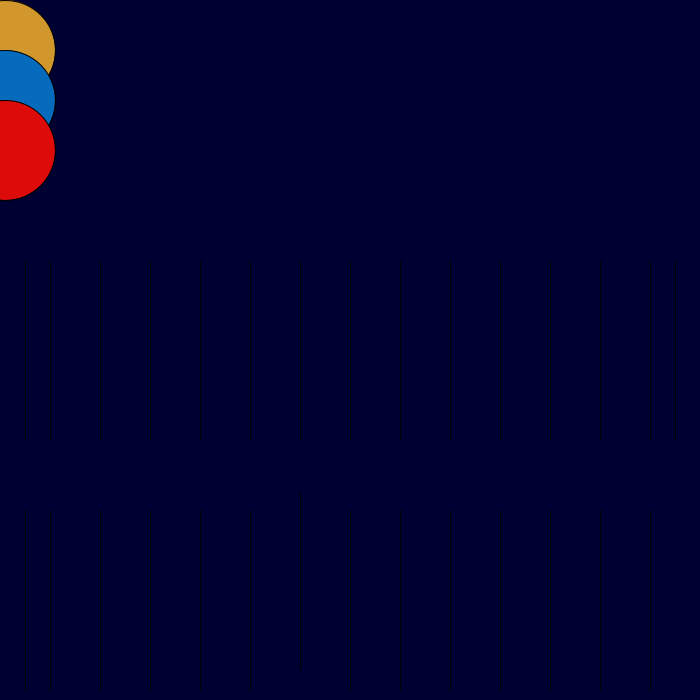
Frame 1 (no input)
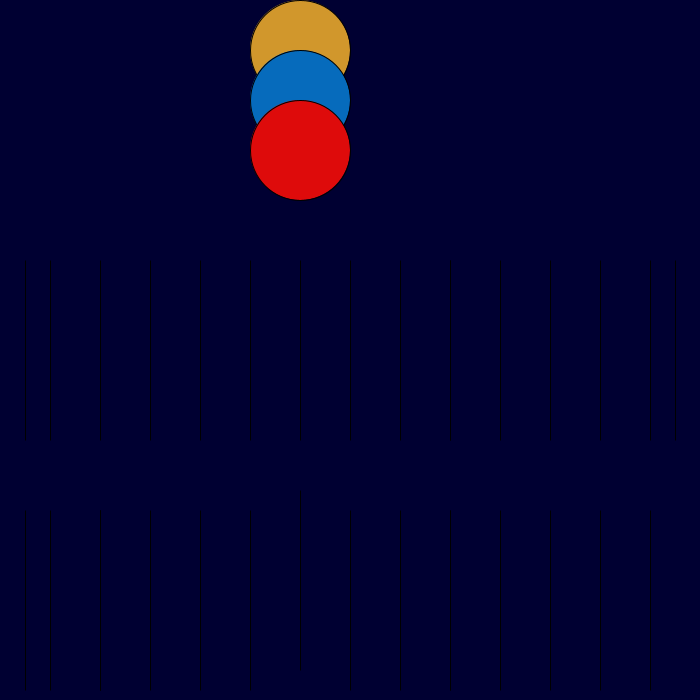
Frame 60 (the mouse pressed at the canvas centre just before this capture)
Frame 120 (the mouse held since frame 60 and released just before this capture): identical to frame 1, image omitted

The Processing sketch that drew these frames (run headless with seeded random() and noise(); from frame 60 on, the mouse is pressed at the canvas centre):

// Processing sketch: processing_107564
// ── processing_107564.pde

float vel=0;
int px=0;
void setup() {
  size(700,700);
}
void draw(){
  //background(500,110,20);
  px=px+5;
  if(px>width){
    px=0;
  }
    vel=dist(mouseX,mouseY,pmouseX,pmouseY);
  println(vel);
  fill(500,70,50);
  background(vel,0,50);
  fill(209,151,44);
  ellipse(px,50,100,100);
  println(vel);
  fill(6,107,188);
  ellipse(px,100,100,100);
  println(vel);
  fill(222,11,11);
  ellipse(px,150,100,100);

    ellipse(mouseX,mouseY,vel,vel);
  fill(165,68,102);
  ellipse(300,height/2,vel,180);
  fill(25,98,76);
  ellipse(200,width/2,vel,180);
  fill(233,237,50);
  ellipse(100,height-100,vel,180);
  fill(177,180,33);
  ellipse(600,height-100,vel,180);
  fill(45,100,50);
  ellipse(150,height/2,vel,180);
  fill(79,175,185);
  ellipse(450,height/2,vel,180);
  fill(206,98,35);
  ellipse(450,height-100,vel,180);
  fill(255,185,144);
  ellipse(300,height-120,vel,180);
  fill(48,76,149);
  ellipse(250,height-100,vel,180);
  fill(122,137,178);
  ellipse(100,height-100,vel,180);
  fill(110,157,113);
  ellipse(600,height/2,vel,180);
  fill(45,152,52);
  ellipse(550,height/2,vel,180);
  fill(83,45,152);
  ellipse(350,height/2,vel,180);
  fill(142,118,183);
  ellipse(350,width-100,vel,180);
  fill(137,63,99);
  ellipse(400,width-100,vel,180);
  fill(222,27,121);
  ellipse(100,height-100,vel,180);
  fill(90,5,47);
  ellipse(150,height-100,vel,180);
  fill(26,108,118);
  ellipse(200,height-100,vel,180);
  fill(8,178,198);
  ellipse(100,height/2,vel,180);
  fill(8,178,198);
  ellipse(550,height-100,vel,180);
  fill(90,5,47);
  ellipse(500,height-100,vel,180);
  fill(137,63,99);
  ellipse(450,height-100,vel,180);
  fill(110,157,113);
  ellipse(450,height/2,vel,180);
  fill(45,152,529);
  ellipse(400,height/2,vel,180);
  fill(83,45,152);
  ellipse(500,height/2,vel,180);
  fill(8,178,198);
  ellipse(650,height/2,vel,180);
  fill(211,19,45);
  ellipse(650,height-100,vel,180);
  fill(42,173,31);
  ellipse(250,height/2,vel,180);
  fill(173,123,31);
  ellipse(50,height-100,vel,180);
  fill(165,147,113);
  ellipse(50,height/2,vel,180);
  fill(90,5,47);
  ellipse(25,height/2,vel,180);
  fill(250,225,225);
  ellipse(25,height-100,vel,180);
  fill(45,152,529);
  ellipse(675,height/2,vel,180);
   if(mousePressed){
    px=0;
  }
}
